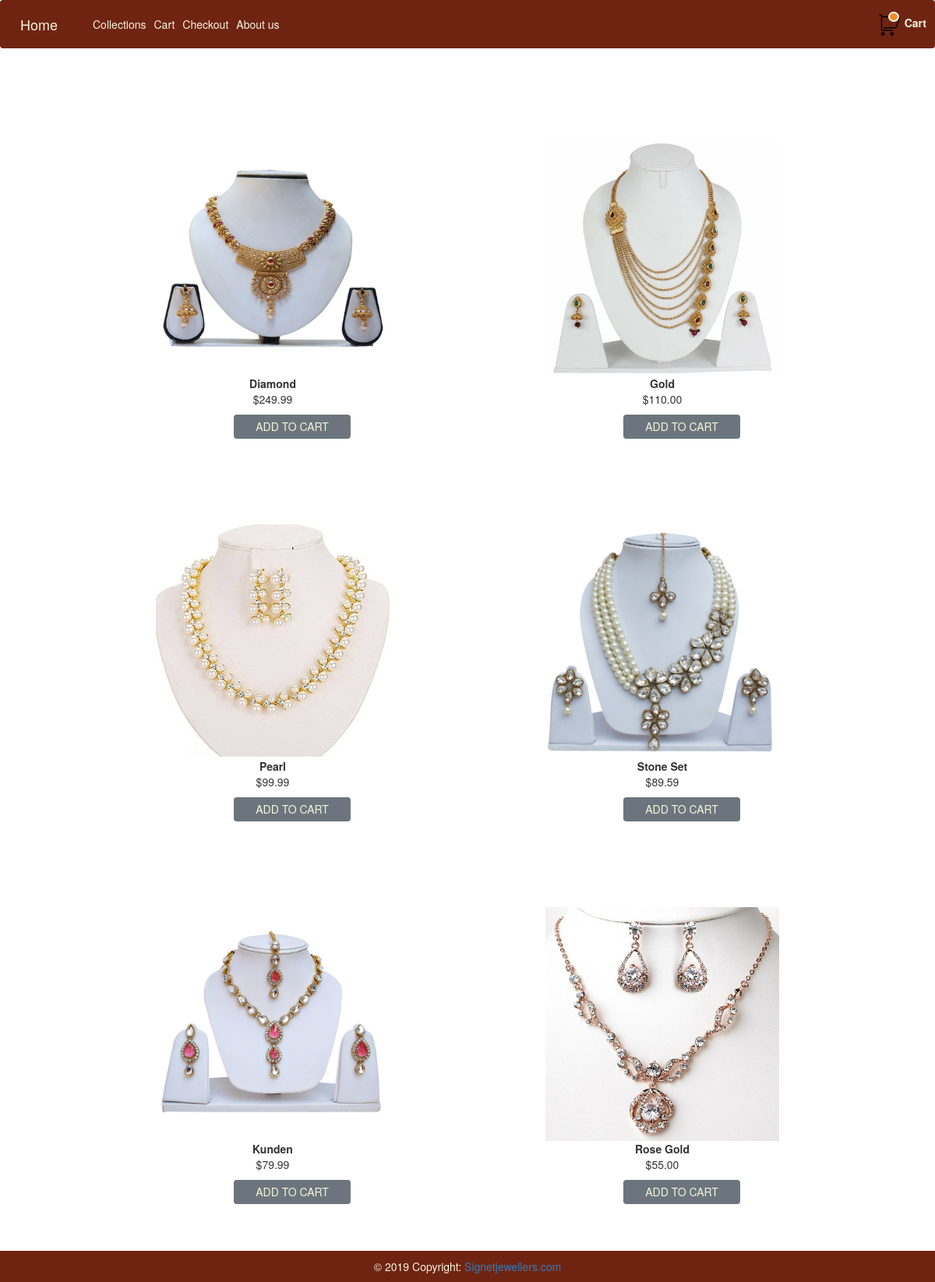
The page /store.php on the database its author committed.
### tables this page shows
CREATE TABLE `inventory` (
  `id` int(11) NOT NULL,
  `name` varchar(100) NOT NULL,
  `code` varchar(10) NOT NULL,
  `price` double(9,2) NOT NULL,
  `image` varchar(450) NOT NULL
);

### store.php (the view, shortened to what this page needs)
<?php
include('db.php');
?>
<html>
<head>
    <link rel ="stylesheet" href="css/style.css">
<link rel='stylesheet' href='css/style1.css' type='text/css' media='all' />
<link rel="stylesheet" href="https://maxcdn.bootstrapcdn.com/bootstrap/4.3.1/css/bootstrap.min.css">
     <link rel="stylesheet" href="https://maxcdn.bootstrapcdn.com/bootstrap/3.4.0/css/bootstrap.min.css">
</head>
<body  >
	    <nav id ="navcolor" class="navbar navbar-expand-lg navbar-light  sticky-top">
        <a  id="anchor" class="navbar-brand" href="index.php">Home</a>
        <div class="collapse navbar-collapse" id="navbarNavDropdown">
            <ul class="navbar-nav">
                <li class="nav-item active">
                    <a  id="anchor" class="nav-link" href="store.php">Collections</a>
                </li>
                <li class="nav-item">
                    <a  id="anchor" class="nav-link" href="cart.php">Cart</a>
                </li>
                <li class="nav-item">
                    <a   id="anchor"  class="nav-link" href="checkout.php">Checkout</a>
                </li>
                 <li class="nav-item">
                    <a   id="anchor"  class="nav-link" href="about.php">About us</a>
                </li>
            </ul>
        </div>
            <div class="cart_div">
             <a href="cart.php"><img  src="images/shopping-cart.png" /> Cart<span>
                <?php $cart_count=''; echo $cart_count; ?></span></a>
        </div>
    </nav>
<?php
$result = mysqli_query($con,"SELECT * FROM `inventory`");
while($row = mysqli_fetch_assoc($result)){
		echo "<form method='post' action=''>
              <div class='product_wrapper'>
			  <input type='hidden' name='code' value=".$row['code']." />
			  <div><img src='".$row['image']."' height=300px width=300px/></div>
			  <div class='name'>".$row['name']."</div>
		   	  <div class='price'>$".$row['price']."</div>
			 <button type='submit'   class='btn btn-primary' id='cart00'>Add to cart</button>
			  </form>
		   	  </div>";
        }
?>
<br /><br />
</body>
  <div class="footer-copyright text-center py-3" id = "ff">© 2019 Copyright:
  <a href="">Signetjewellers.com</a>
  </div>
</html>

### css/style.css (style rules this page uses)
#ff { background-color: #6f2412; color:beige; text-emphasis-color: cornsilk; }
#cart00 { width: 150px; margin: 10px 0; padding-top: 5px; margin-left: 100px; background-color:#6c757d; color:beige; border: none; text-emphasis-color: cornsilk; }
#navcolor { background-color: #6f2412; color:beige; text-emphasis-color: cornsilk; }
#anchor { color:beige; }
.cart_div { float:right; font-weight:bold; position:relative; color: beige; }
.cart_div a { color:#000; color: beige; }
.cart_div span { font-size: 12px; line-height: 14px; background: #F68B1E; padding: 0px; border: 2px solid #fff; border-radius: 50%; position: absolute; top: -1px; left: 13px; color: #fff; width: 14px; height: 13px; text-align: center; }

### css/style1.css (style rules this page uses)
#ff { background-color: #6f2412; color:beige; text-emphasis-color: cornsilk; }
.name { font-weight:bold; text-align: center; }
.price { text-align: center; }
.btn { text-transform: uppercase; background-color: #6c757d; border: 1px solid #6c757d; cursor: pointer; color: beige; padding: 8px 40px; margin-top: 10px; margin-left: 165px; display: flex; justify-content: center; }
.product_wrapper { float: left; padding-left: 200px; padding-top: 100px; }
#cart00 { width: 150px; margin: 10px 0; padding-top: 5px; margin-left: 100px; background-color:#6c757d; color:beige; border: none; text-emphasis-color: cornsilk; }
a { color: #2196F3; }

### rows shown on the page
inventory: image (picture), name "Diamond", price "249.99"
inventory: image (picture), name "Gold", price "110.00"
inventory: image (picture), name "Pearl", price "99.99"
inventory: image (picture), name "Stone Set", price "89.59"
inventory: image (picture), name "Kunden", price "79.99"
inventory: image (picture), name "Rose Gold", price "55.00"
